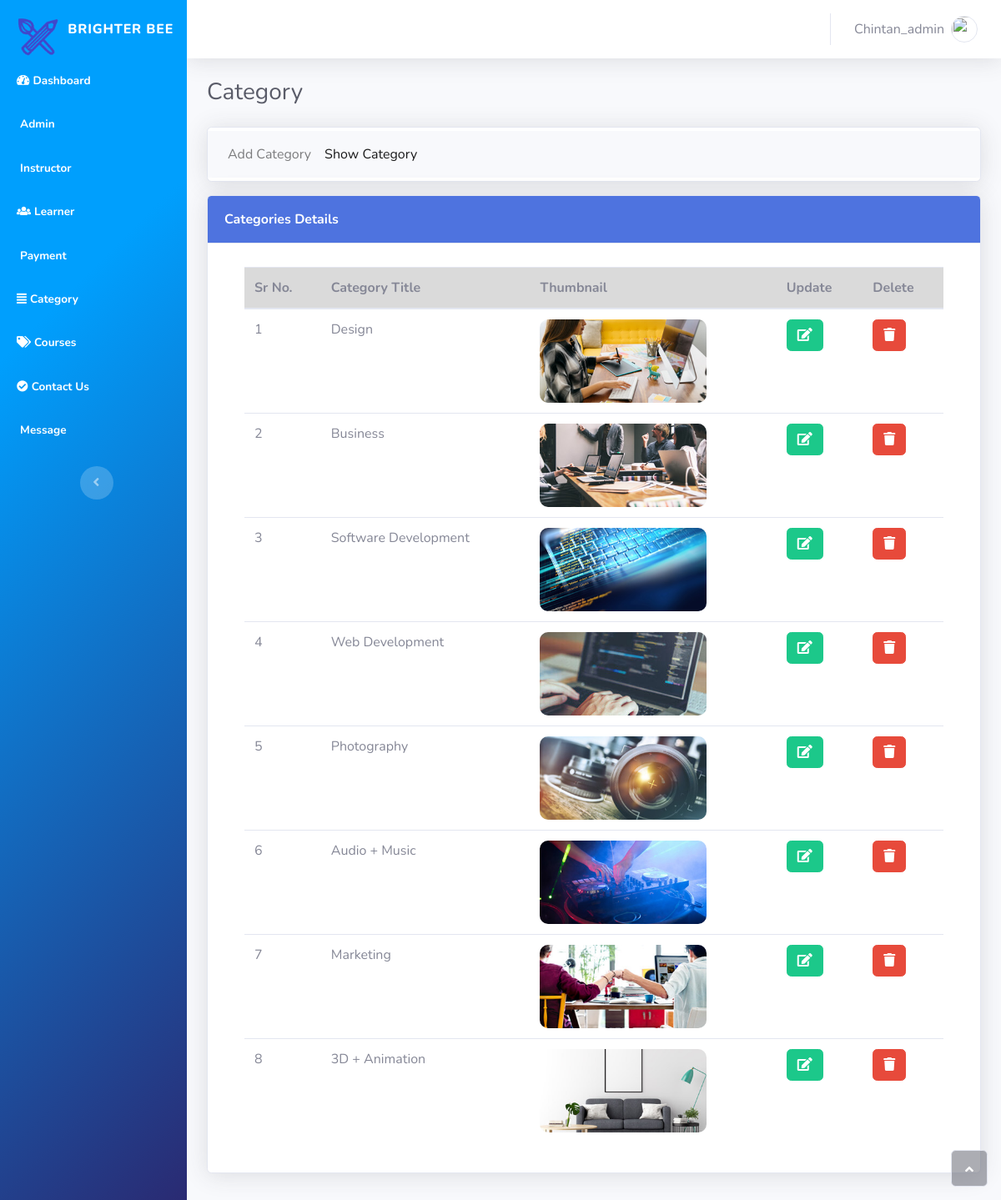
/admin/update-category.php (signed in), run on the app's committed database.
### tables this page shows
CREATE TABLE `categories` (
  `id` int(11) NOT NULL,
  `name` varchar(50) NOT NULL,
  `img` varchar(1000) DEFAULT NULL
);

### admin/update-category.php (the view, shortened to what this page needs)
<?php
require_once("include/header.php");
?>
<!DOCTYPE html>
<html>
<head>
<link rel="stylesheet" href="assets/bootstrap/css/bootstrap.min.css">
    <link rel="stylesheet" href="assets/fonts/fontawesome-all.min.css">
</head>
<body id="page-top">
    <div id="wrapper">
        <?php require_once("include/sidebar.php");?>
        <div class="d-flex flex-column" id="content-wrapper">
            <div id="content">
                <?php require_once("include/topbar.php");?>
                <div class="container-fluid">
                    <h3 class="text-dark mb-4">Category</h3>
                    <div class="row mb-3">
                        <div class="col-lg-12">
                            <div class="row">
                                <div class="col">
                                    <div class="card shadow mb-3 py-1">
                                        <nav class="navbar navbar-expand-lg navbar-light bg-light">
                                            <div class="" id="navbarNav">
                                                <ul class="navbar-nav">
                                                <li class="nav-item ">
                                                    <a class="nav-link" href="add-categories.php">Add Category</a>
                                                </li>
                                                <li class="nav-item active">
                                                    <a class="nav-link" href="update-category.php">Show Category<span class="sr-only">(current)</span></a>
                                                </li>
                                                </ul>
                                            </div>
                                        </nav>
                                    </div>
                                    <div class="card shadow mb-3">
                                        <div class="card-header bg-primary py-3">
                                            <p class="text-white m-0 font-weight-bold">Categories Details</p>
                                        </div>
                                        <div class="container-fluid">
                                            <div class="card-body">
                                                <div class="table-responsive table mt-2" id="dataTable" role="grid" aria-describedby="dataTable_info">
                                                    <table class="table  table-hover  my-0" id="dataTable">
                                                        <thead >
                                                            <tr class="table-active">
                                                                <th>Sr&nbsp;No.</th>
                                                                <th>Category Title</th>
                                                                <th>Thumbnail</th>
                                                                <th>Update</th>
                                                                <th>Delete</th>
                                                            </tr>
                                                        </thead>
                                                        <tbody>
                                                            <?php
                                                                $query = $con->prepare("SELECT * FROM categories");
                                                                $query->execute();
                                                                $c=0;
                                                                if ($query->rowCount() != 0) {
                                                                    while($row = $query->fetch(PDO::FETCH_ASSOC)) {
                                                                        $id = $row["id"];
                                                                        $img = $row["img"];
                                                                        $c++;
                                                                    echo "<tr><td>$c
                                                                        </td><td>".$row["name"].
                                                                        "</td><td>"."<span style='display:none;'>$id</span><img src=../$img style='  border-radius: 10px;  height: 100px; width: 200px;'>".
                                                                        "</td><td>".
                                                                        "<span style='display:none;'>$id</span><button  class='btn btn-success editbtn' data-toggle='modal' data-target='#editmodal'>
                                                                                <i class='fas fa-edit'></i>
                                                                        </button></td><td>".
                                                                        "<a href='delete.php?category=$row[id]' style='margin-bottom:5px;' class='btn btn-danger'>
                                                                        <i class='fas fa-trash'></i>
                                                                        </a>";
                                                                    }
                                                                    echo "</table>";
                                                                    }
                                                                    else {
                                                                        echo "<tr><td colspan='7' class='text-center'>No  data Found in Db </td></tr>";
                                                                    }
                                                            ?>
                                            </div>
                                        </div>
                                    </div>
                                </div>
                            </div>
                        </div>
                    </div>
                </div>
            </div>
        </div>
    </div>
        <a class="border rounded d-inline scroll-to-top" href="#page-top"><i class="fas fa-angle-up"></i></a>
    </div>
</body>
</html>

### data on the page
categories: name "Design", shows a picture
categories: name "Business", shows a picture
categories: name "Software Development", shows a picture
categories: name "Web Development", shows a picture
categories: name "Photography", shows a picture
categories: name "Audio + Music", shows a picture
categories: name "Marketing", shows a picture
categories: name "3D + Animation", shows a picture

### other printed values
$adminLoggedIn "Chintan_admin"
